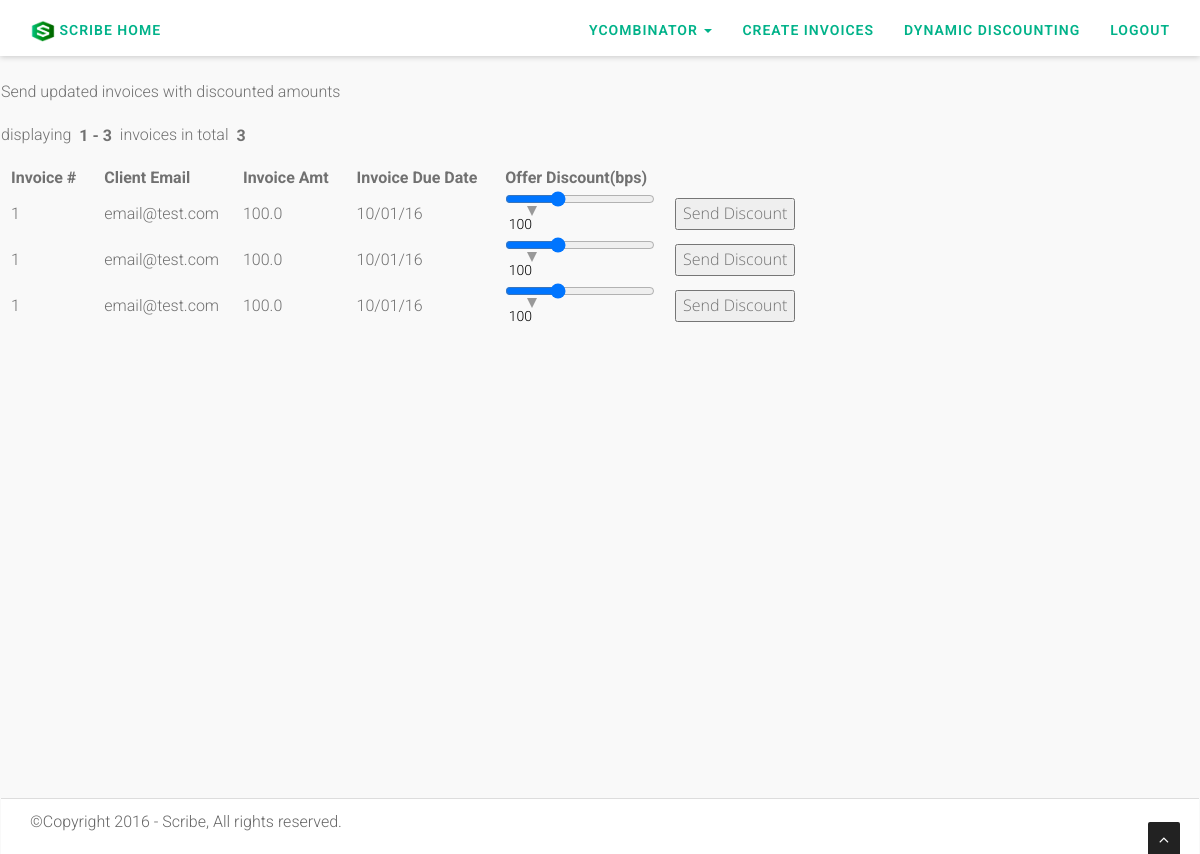
/dynamicDiscounting (signed in), run on the app's committed database.
### models.py (models this page shows, shortened)
class Business(Base):
    __tablename__ = 'Business'
    id = db.Column(db.Integer, primary_key=True)
    authenticated = db.Column(db.Boolean, default=True)
    name = db.Column(db.String(120))
    company = db.Column(db.String(120))
    email = db.Column(db.String(120)) #, unique=True)
    password = db.Column(db.String(30))
    phone = db.Column(db.String(120))
    website = db.Column(db.String(120))
    street=db.Column(db.String(120))
    city=db.Column(db.String(120))
    state=db.Column(db.String(120))
    country=db.Column(db.String(120))
    zipCode=db.Column(db.String(120))
    vatTaxNo=db.Column(db.String(120))
    logo=db.Column(db.String(120))
    stripeToken=db.Column(db.String(120))
    stripeUserId=db.Column(db.String(120))
    Enterprise=db.Column(db.Boolean, default=False)

class Invoice(Base):
    __tablename__ = 'Invoices'
    id = db.Column(db.Integer, primary_key=True)
    invoiceNumber = db.Column(db.String(120))
    clientName =  db.Column(db.String(120))
    clientEmail = db.Column(db.String(120))
    businessId = db.Column(db.String(30))
    unitCount = db.Column(db.String(30))
    unitPrice = db.Column(db.String(30))
    invoiceAmt = db.Column(db.String(30))
    invoiceDueDate = db.Column(db.String(30))
    invoiceDate = db.Column(db.String(30))
    invoiceDesc = db.Column(db.String(30))
    invoiceOpened = db.Column(db.Boolean, default=False)
    invoicePaid = db.Column(db.Boolean, default=False)

### app.py (the view)
@csrf.exempt
@app.route("/dynamicDiscounting", methods=['GET', 'POST'])
@login_required
def dynamic_discounting():
  if request.method == 'POST':
    returnedInvoiceDict = send_discount(request)
    flash("we sent the new invoice to the client", "success")
  invoices = Invoice.query.filter_by(businessId=current_user.id)
  page = request.args.get('page', type=int, default=1)
  search = setSearchOption(request)
  ITEMS_PER_PAGE = 10
  i = (page - 1) * ITEMS_PER_PAGE
  invoicesPerPage = invoices[i:i + ITEMS_PER_PAGE]
  pagination = Pagination(page=page, per_page=10, total=invoices.count(), search=search, record_name='invoices',
                          css_framework='bootstrap3')
  return render_template('pages/dynamicDiscounting.html', title='Discounts!!', invoices=invoicesPerPage,
                         pagination=pagination)

### app.py (called while the page is built)
@login_manager.user_loader
def load_user(id):
  if id is None or id == 'None':
    id = -1
  return Business.query.get(int(id))

def setSearchOption(request):
  search = False
  q = request.args.get('q')
  if q:
    search = True
  return search

### templates/pages/dynamicDiscounting.html (shortened to what this page needs)
{% extends 'layouts/main.html' %}
{% block content %}
    Send updated invoices with discounted amounts
    {{ pagination.info }}
    <table>
      <thead>
        <tr>
          <th>Invoice #&nbsp;&nbsp;</th>
          <th>Client Email&nbsp;&nbsp;</th>
            <th>Invoice Amt&nbsp;&nbsp;</th>
            <th>Invoice Due Date&nbsp;&nbsp;</th>
            <th>Offer Discount(bps)&nbsp;&nbsp;</th>
        </tr>
      </thead>
      <tbody>
        {% for invoice in invoices %}
          <tr>
            <td>{{ invoice.invoiceNumber }} &nbsp;</td>
            <td>{{ invoice.clientEmail }}&nbsp;</td>
              <td>{{ invoice.invoiceAmt }}&nbsp;</td>
            <td>{{ invoice.invoiceDueDate }}&nbsp;</td>
              <form action="/dynamicDiscounting" method="POST">
            <td><input type="range" id="discount" name="discount"  value="100" min="0" max="300">
                <output for="discount" onforminput="value = discount.valueAsNumber;"></output>
                <input type="hidden" id="invoiceId" name="invoiceId" value="{{ invoice.invoiceNumber }}"></td>
            <td><input type="submit" name="my-form" id="sendDiscount2" value="Send Discount">&nbsp;</td>
            </form>
          </tr>
        {% endfor %}
      </tbody>
    </table>
{% endblock %}

### templates/layouts/main.html (shortened to what this page needs)
<!DOCTYPE html>
<html lang="en">
{% include 'layouts/header.html' %}
<body id="page-top" data-spy="scroll" data-target=".navbar-custom">
<div id="wrapper">
	<nav class="navbar navbar-custom navbar-fixed-top" >
	    <div class="container-fluid">
			<div class="navbar-header">
				<ul class="nav navbar-brand">
					<li><a href="{{ url_for('home') }}"><img src="{{ url_for('static', filename='ico/scribeFavicon.png') }}" style="width:25px;">&nbsp;Scribe Home</a></a></li>
				</ul>
			</div>
          <div id="navbar" class="navbar-collapse collapse">
            <ul class="nav navbar-nav pull-right">
              <li class="dropdown">
				  <a class="dropdown-toggle" data-toggle="dropdown">{{ current_user.name }} <b class="caret"></b></a>
			  </li>
			  <li><a href="{{ url_for('create_invoice') }}">Create Invoices</a></li>
			  <li><a href="{{ url_for('dynamic_discounting') }}">Dynamic Discounting</a></li>
			  <li><a href="{{ url_for('logout') }}">logout</a></li>
            </ul>
          </div>
        </div>
    </nav>
</div>
<main id="content" role="main" style="padding-top:20px;">
  {% block content %}{% endblock %}
</main>
<a href="#" class="scrollup"><i class="fa fa-angle-up active"></i></a>
{% include 'layouts/mainFooter.html' %}
</body>
</html>

### templates/layouts/header.html (shortened to what this page needs)
<head>
    <link href="/static/css/bootstrap.min.css" rel="stylesheet" type="text/css">
    <link href="/static/font-awesome/css/font-awesome.min.css" rel="stylesheet" type="text/css" />
	<link href="/static/plugins/cubeportfolio/css/cubeportfolio.min.css" rel="stylesheet" type="text/css" />
	<link href="/static/css/nivo-lightbox.css" rel="stylesheet" type="text/css" />
	<link href="/static/css/nivo-lightbox-theme/default/default.css" rel="stylesheet" type="text/css" />
	<link href="/static/css/owl.carousel.css" rel="stylesheet" media="screen" />
    <link href="/static/css/owl.theme.css" rel="stylesheet" media="screen" />
	<link href="/static/css/animate.css" rel="stylesheet" />
    <link href="/static/css/stripeConnectButton.css" rel="stylesheet">
    <link href="/static/css/style.css" rel="stylesheet">
    <link href="/static/css/styleMain.css" rel="stylesheet">
    <link id="t-colors" href="/static/color/default.css" rel="stylesheet">
</head>

### templates/layouts/mainFooter.html (shortened to what this page needs)
<div class="sub-footer marginTop">
	<div class="container">
		<div class="row">
			<div class="col-sm-6 col-md-6 col-lg-6">
				<div class="wow fadeInLeft" data-wow-delay="0.1s">
					<div class="text-left">
						<p>&copy;Copyright 2016 - Scribe, All rights reserved.</p>
					</div>
				</div>
			</div>
		</div>
	</div>
</div>

### static/css/styleMain.css (style rules this page uses)
body { width: 100%; height: 100%; font-family: 'Open Sans', sans-serif; font-weight: 300; color: #666; background-color:#fff; font-size: 16px; line-height: 1.6em; border: 1px solid transparent; font-family:'Roboto', sans-serif; }
html { width: 100%; height: 100%; }
label, input, button, select, textarea { font-family: 'Open Sans', sans-serif; font-size: inherit; line-height: inherit; }
main { margin-top:58px; min-height:75%; background:transparent; color: #717171; }
table { display:block; min-height:60%; padding-bottom:10px; }
tr,td,th { padding-left:10px; padding-right:10px; }
form { background-color: white; border: 1px solid #ecf0f1; box-shadow: 0 1px 5px rgba(0,0,0,0.05); padding:20px; align: center; width: 400px; margin: auto; margin-top:5%; margin-bottom: 5%; }
.marginTop { margin-top:140px; }
p { margin: 0 0 20px; }
a { color: #666; -webkit-transition: all .2s ease-in-out; -moz-transition: all .2s ease-in-out; transition: all .2s ease-in-out; }
.navbar.navbar-custom { width: inherit; margin: 0 auto; padding-bottom:0; box-shadow: 0 0 3px rgba(0,0,0,0.12); box-shadow: 0 1px 6px rgba(0,0,0,.2); -webkit-box-shadow: 0 1px 6px rgba(0,0,0,.2); -moz-box-shadow: 0 1px 6px rgba(0,0,0,.2); -o-box-shadow: 0 1px 6px rgba(0,0,0,.2); }
.navbar { margin-bottom: 0; border-bottom: 1px solid rgba(255,255,255,.3); }
.navbar-brand { font-weight: 700; }
.navbar.navbar-custom { padding-top: 0; }
.navbar-custom ul.nav li a { font-size: 14px; letter-spacing: 1px; color: #666; text-transform: uppercase; font-weight: 700; background: transparent; padding-top:20px; }
.navbar-brand { padding-top: 15px; margin-top: 5px; padding-bottom: 0; }
.navbar-custom ul.navbar-brand li a { padding-top: 0px; }
.navbar-custom ul.nav li a { font-weight:600; font-size:14px; color:#00B289; letter-spacing:1px; outline:0 !important; background:#fff; box-sizing:border-box; }
.sub-footer { background-color: #f7f7f7; border-top: 1px solid #ddd; padding: 10px 0 0px; }
.scrollup { position:fixed; width:32px; height:32px; bottom:0px; right:20px; background: #222; -webkit-border-radius: 2px 2px 0 0; -moz-border-radius: 2px 2px 0 0; border-radius: 2px 2px 0 0; }
a.scrollup { outline:0; text-align: center; }
a.scrollup i { margin-top: 10px; color: #fff; }
.pagination-page-info { padding: .6em; padding-left: 0; margin: .5em; margin-left: 0; }
.pagination-page-info b { padding-left: 2px; padding: .1em .25em; }
output { width: 40px; height: 30px; text-align: center; color: black; border-radius: 10px; display: inline-block; bottom: 175%; left: 0; margin-left: -1%; }
output:after { content: ""; width: 0; height: 0; border-top: 10px solid #999999; border-left: 5px solid transparent; border-right: 5px solid transparent; top: 100%; left: 50%; margin-left: -5px; margin-top: -1px; }

### static/color/default.css (style rules this page uses)
body { background-color:#f9f9f9; }
.navbar.navbar-custom { background-color:#fff; }
.navbar-custom ul.nav li a { color:#00B289; }
a { color:#666666; }
.navbar-collapse, .sub-footer { background-color:#fff; }

### data on the page
Business: name "YCOMBINATOR"
Invoice: invoiceNumber "1", clientEmail "email@test.com", invoiceAmt "100.0", invoiceDueDate "10/01/16"
Invoice: invoiceNumber "1", clientEmail "email@test.com", invoiceAmt "100.0", invoiceDueDate "10/01/16"
Invoice: invoiceNumber "1", clientEmail "email@test.com", invoiceAmt "100.0", invoiceDueDate "10/01/16"

### other printed values
{{ pagination.info }} "displaying 1 - 3 invoices in total 3"
